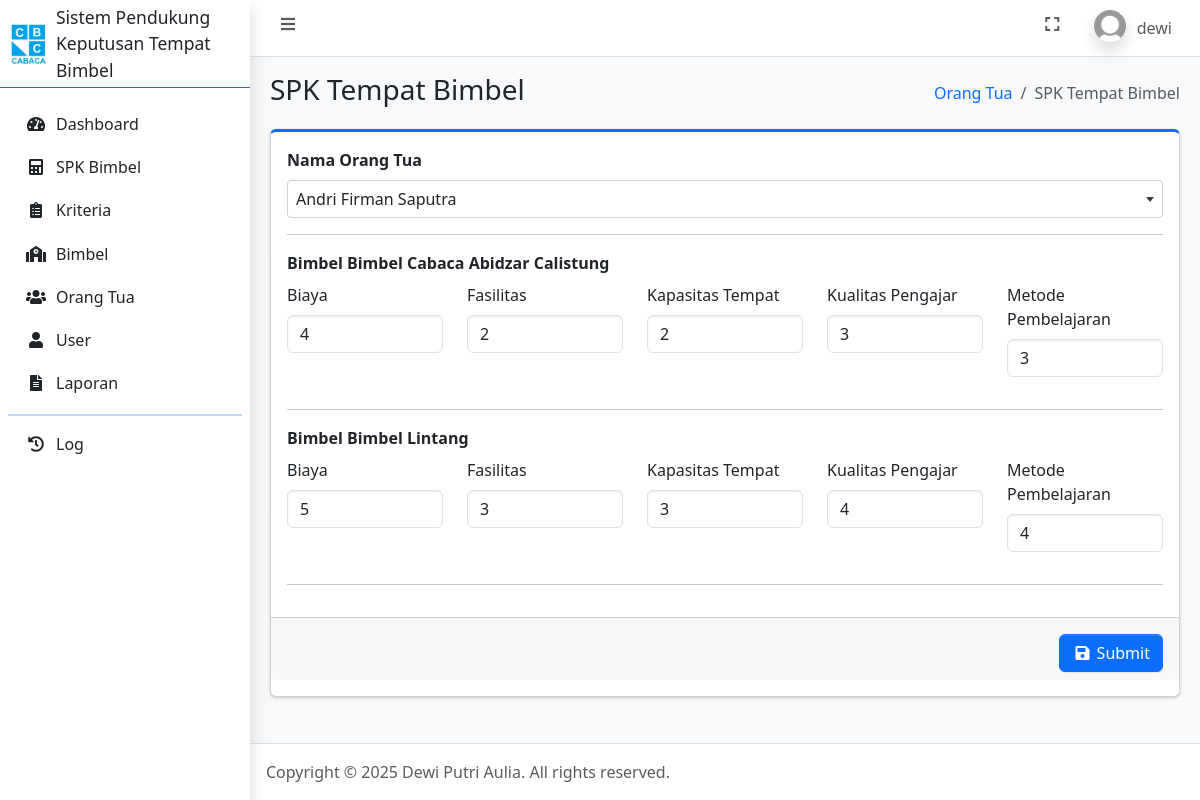
Page /ubah_spk.php?id_hasil=9 (signed in) on the committed database.
### tables this page shows
CREATE TABLE `user` (
  `id_user` int(11) NOT NULL,
  `username` varchar(100) NOT NULL,
  `password` varchar(255) NOT NULL,
  `jabatan` enum('admin','orangtua') NOT NULL,
  `nama` varchar(100) NOT NULL,
  `foto` text NOT NULL,
  `dibuat_pada` timestamp NOT NULL DEFAULT current_timestamp()
);

CREATE TABLE `bimbel` (
  `id_bimbel` int(11) NOT NULL,
  `nama_bimbel` varchar(100) NOT NULL,
  `alamat_bimbel` text NOT NULL,
  `dibuat_pada` timestamp NOT NULL DEFAULT current_timestamp()
);

CREATE TABLE `kriteria` (
  `id_kriteria` int(11) NOT NULL,
  `nama_kriteria` varchar(100) NOT NULL,
  `bobot` float NOT NULL,
  `atribut` enum('Benefit','Cost') NOT NULL,
  `dibuat_pada` datetime NOT NULL DEFAULT current_timestamp()
);

CREATE TABLE `penilaian` (
  `id_penilaian` int(11) NOT NULL,
  `id_kriteria` int(11) NOT NULL,
  `id_bimbel` int(11) NOT NULL,
  `nilai` float NOT NULL,
  `id_hasil` int(11) NOT NULL
);

### connection.php (called while the page is built, shortened)
<?php
	$host = 'localhost';
	$user = 'root';
	$pass = '';
	$database = 'spk_bimbel_topsis';
	$conn = mysqli_connect($host, $user, $pass, $database);
    if (isset($_SESSION['id_user'])) {
    	$id_user = $_SESSION['id_user'];
		$dataUser = mysqli_fetch_assoc(mysqli_query($conn, "SELECT * FROM user WHERE id_user = $id_user"));
	}
?>

### ubah_spk.php (the view, shortened to what this page needs)
<?php
    require_once 'connection.php';
    $id_hasil = $_GET['id_hasil'];
    $bimbel = mysqli_query($conn, "SELECT * FROM bimbel ORDER BY nama_bimbel ASC");
    $kriteria = mysqli_query($conn, "SELECT * FROM kriteria ORDER BY nama_kriteria ASC");
?>
<!DOCTYPE html>
<html lang="en">
<head>
    <?php include_once 'include/head.php'; ?>
</head>
<body class="layout-fixed sidebar-expand-lg bg-body-tertiary">
    <div class="app-wrapper">
        <?php include_once 'include/navbar.php'; ?>
        <?php include_once 'include/sidebar.php'; ?>
        <main class="app-main">
            <div class="app-content-header">
                <div class="container-fluid">
                    <div class="row">
                        <div class="col-sm-6">
                            <h3 class="mb-0">SPK Tempat Bimbel</h3>
                        </div>
                        <div class="col-sm-6">
                            <ol class="breadcrumb float-sm-end">
                                <li class="breadcrumb-item"><a href="orangtua.php">Orang Tua</a></li>
                                <li class="breadcrumb-item active" aria-current="page">
                                    SPK Tempat Bimbel
                                </li>
                            </ol>
                        </div>
                    </div>
                </div>
            </div>
            <div class="app-content">
                <div class="container-fluid">
                    <div class="row">
                        <div class="col-12">
                            <div class="card card-primary card-outline mb-4">
                                <form method="post">
                                    <div class="card-body">
                                        <div class="mb-3">
                                            <label for="id_orangtua" class="form-label fw-bold">Nama Orang Tua</label>
                                        </div>
                                        <hr>
                                        <?php foreach ($bimbel as $dj): ?>
                                            <div class="row">
                                                <label class="form-label fw-bold">Bimbel <?= htmlspecialchars($dj['nama_bimbel']); ?></label>
                                                <?php foreach ($kriteria as $dk): ?>
                                                    <div class="mb-3 col">
                                                        <label for="nilai_<?= $dj['id_bimbel']; ?>_<?= $dk['id_kriteria']; ?>" class="form-label">
                                                            <?= htmlspecialchars($dk['nama_kriteria']); ?>
                                                        </label>
                                                        <?php
                                                            $id_bimbel = $dj['id_bimbel'];
                                                            $id_kriteria = $dk['id_kriteria'];
                                                            $penilaian = mysqli_fetch_assoc(mysqli_query($conn, "SELECT * FROM penilaian WHERE id_hasil = '$id_hasil' AND id_bimbel = '$id_bimbel' AND id_kriteria = '$id_kriteria'"));
                                                        ?>
                                                        <input type="number" step="0.01" id="nilai_<?= $dj['id_bimbel']; ?>_<?= $dk['id_kriteria']; ?>" class="form-control" name="penilaian[<?= $dj['id_bimbel']; ?>][<?= $dk['id_kriteria']; ?>][nilai]" min="0" value="<?= $penilaian['nilai']; ?>" required>
                                                    </div>
                                                <?php endforeach; ?>
                                            </div>
                                            <hr>
                                        <?php endforeach; ?>
                                    </div>
                                    <div class="card-footer pt-3 text-end">
                                        <button type="submit" name="btnSpkBimbel" class="btn btn-primary">
                                            <i class="fas fa-fw fa-save"></i> Submit
                                        </button>
                                    </div>
                                </form>
                            </div>
                        </div>
                    </div>
                </div>
            </div>
        </main>
        <?php include_once 'include/footer.php'; ?>
    </div>
</body>
</html>

### include/navbar.php (shortened to what this page needs)
<nav class="app-header navbar navbar-expand bg-body">
    <div class="container-fluid">
        <ul class="navbar-nav">
            <li class="nav-item"> <a class="nav-link" data-lte-toggle="sidebar" href="#" role="button"> <i class="fas fa-fw fa-bars"></i> </a> </li>
        </ul>
        <ul class="navbar-nav ms-auto">
            <li class="nav-item"> <a class="nav-link" href="#" data-lte-toggle="fullscreen"> <i data-lte-icon="maximize" class="fas fa-fw fa-expand"></i> </a> </li>
            <li class="nav-item dropdown user-menu">
                <a href="#" class="nav-link dropdown-toggle" data-bs-toggle="dropdown" aria-expanded="false">
                    <img src="assets/img/profiles/<?= $dataUser['foto']; ?>" class="user-image rounded-circle shadow" alt="User Image">
                    <span class="d-none d-md-inline"><?= $dataUser['username']; ?></span>
                </a>
            </li>
        </ul>
    </div>
</nav>

### rows in the picture
user: foto (placeholder picture), username "dewi"
bimbel: nama_bimbel "Bimbel Cabaca Abidzar Calistung"
kriteria: nama_kriteria "Biaya", nilai "4", nilai "5"
kriteria: nama_kriteria "Fasilitas", nilai "2", nilai "3"
kriteria: nama_kriteria "Kapasitas Tempat", nilai "2", nilai "3"
kriteria: nama_kriteria "Kualitas Pengajar", id_kriteria.nilai "3", nilai "4"
kriteria: nama_kriteria "Metode Pembelajaran", nilai "3", nilai "4"
bimbel: nama_bimbel "Bimbel Lintang"
